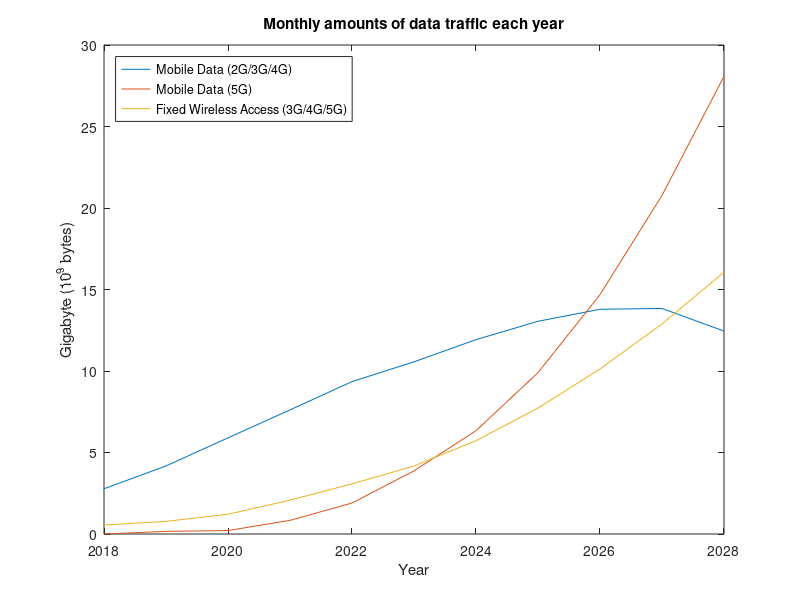

MATLAB code for this plot:
%Alexander Edberg (aleed476)

%1
clear
close all

load datatraffic.mat

%2
plot(years,traffic)

title('Monthly amounts of data traffic each year')
xlabel('Year')
ylabel('Exabyte (10^{18} bytes)')
legend('Mobile Data (2G/3G/4G)', 'Mobile Data (5G)', 'Fixed Wireless Access (3G/4G/5G)', 'Location', 'northwest')


%3
bar(years,traffic)

title('Monthly amounts of data traffic each year')
xlabel('Year')
ylabel('Exabyte (10^{18} bytes)')
legend('Mobile Data (2G/3G/4G)', 'Mobile Data (5G)', 'Fixed Wireless Access (3G/4G/5G)', 'Location', 'northwest')


%4
subplot(2,1,1); % (n,m,p), n=rows , m=columns, p =position for plot
bar(years,traffic)

title('Monthly amounts of data traffic each year')
xlabel('Year')
ylabel('Exabyte (10^{18} bytes)')
legend('Mobile Data (2G/3G/4G)', 'Mobile Data (5G)', 'Fixed Wireless Access (3G/4G/5G)', 'Location', 'northwest')


subplot(2,1,2); % (n,m,p), n=rows , m=columns, p =position for plot
bar(years,traffic,'stacked')

title('Monthly amounts of data traffic each year')
xlabel('Year')
ylabel('Exabyte (10^{18} bytes)')
legend('Mobile Data (2G/3G/4G)', 'Mobile Data (5G)', 'Fixed Wireless Access (3G/4G/5G)', 'Location', 'northwest')


%5
clf % clear figure to start plotting without subplot
traffic_avg_per = traffic/(8*10^9); %divide by 8billion to get the traffic for average person
traffic_avg_per = traffic_avg_per*10^9; %Go from exabyte (10^18 byte) to gigabyte (10^9 byte)

plot(years,traffic_avg_per)

title('Monthly amounts of data traffic each year')
xlabel('Year')
ylabel('Gigabyte (10^{9} bytes)')
legend('Mobile Data (2G/3G/4G)', 'Mobile Data (5G)', 'Fixed Wireless Access (3G/4G/5G)', 'Location', 'northwest')




